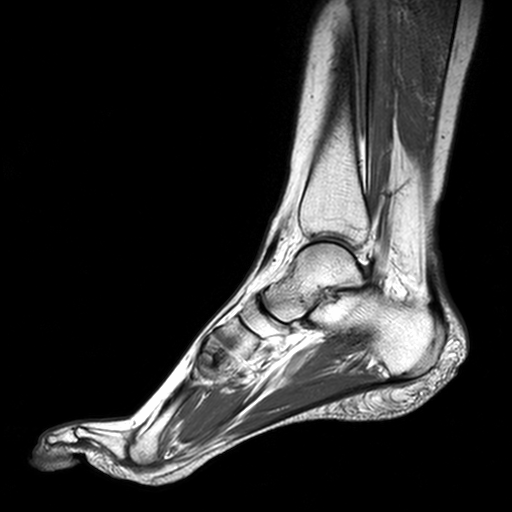
%> input picture GD/foot.png, 512 x 512 px
$ octave Demo_Nesterov.m   (GNU Octave 9; MATLAB toolbox functions it lacks are replaced by stand-ins)
%> lines starting %> are read from the running program, lines starting %| are printed output that depends on the picture
### GD/Nesterov.m
function [x,RelErr,tg] = Nesterov(g,mu,lamda,nit,tol, n)

x = g;
t = 1;
y = x;

[D DT DTD] = DiffOper(sqrt(n));

tg = tic;

for k = 1:nit
    x_old = x;
    x = y - mu*(y-g+ 2*lamda*DTD*y);
    t_old= t;

    t = (k-1)/(k+2);
    y = x + t*(x-x_old);

    RelErr(k) = norm(x-x_old,'fro')/norm(x,'fro');

    if RelErr(k) < tol
        break;
    end

end

tg = toc(tg);

end

function [B Bt BtB] = DiffOper(N)
D = spdiags([-ones(N,1) ones(N,1)], [0 1], N,N+1);
D(:,1) = [];
D(1,1) = 0;
B = [ kron(speye(N),D) ; kron(D,speye(N)) ];
Bt = B';
BtB = Bt*B;
end

### GD/Demo_Nesterov.m
clc;
%clear all;
%close all;

N = 256; n = N^2;
x = double(imread('foot.png'));
%> x: size 512x512 double; min 0, max 254, mean 46.8
x = imresize(x,[N N]);
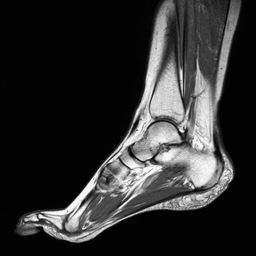
%> x: size 256x256 double; min -2.65, max 262.9, mean 46.8; drawn with min black and max white
sigma = 0.09;  % This is the additive gaussian noise level. Th larger, the noisier the image
y = x(:) + sigma*max(x(:))*randn(n,1);

mu = 0.005;
nit = 1000;
tol = 1e-10;
lamda = 0.5;
[v,Err] = Nesterov(y,mu,lamda,nit,tol, n);
%> after the loop in Nesterov, `for k = 1:nit`: RelErr = 1000 values, max 0.0123 at index 11, min 3.16e-07 at index 1000, mean 0.000359
%> Err has the same summary as RelErr in Nesterov

figure;
colormap gray;
subplot(221); imagesc(x); axis image; title(sprintf('Original')) ;

subplot(222); imagesc(reshape(y,N,N)); axis image; title(sprintf('Noisy(PSNR = %3.3f dB,SSIM = %3.3f)',psnr_fun(y,x),ssim_index(reshape(y,N,N),x)));

subplot(223); imagesc(reshape(v,N,N)); axis image;
title(sprintf('Tikhonov(PSNR = %3.3f dB,SSIM = %3.3f)',psnr_fun(v,x),ssim_index(reshape(v,N,N),x)));
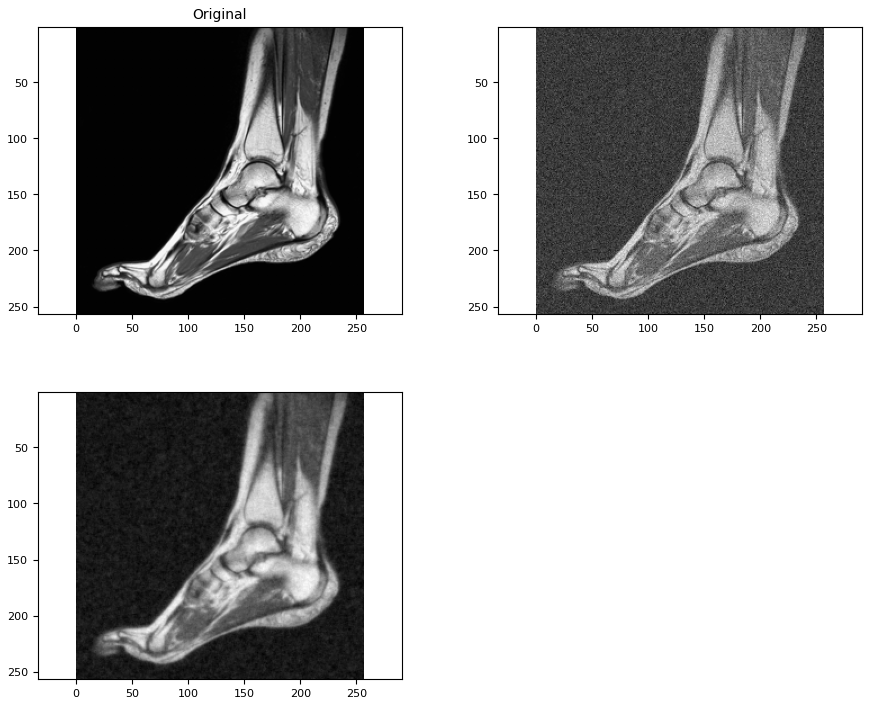
%> figure redrawn from the program's plot data, 3 panels

figure;
semilogy(Err,'Linewidth',2.5,'Color','black');
xlabel('Iterations (k)','FontSize',20,'Interpreter', 'latex');
ylabel('Relative Error','FontSize',20,'Interpreter', 'latex');
axis tight;
grid on;
l = legend('Accelerated Gradient Descent', 'latex');
set(l,'interpreter','latex','FontSize', 25);
set(gca, 'FontSize',20)
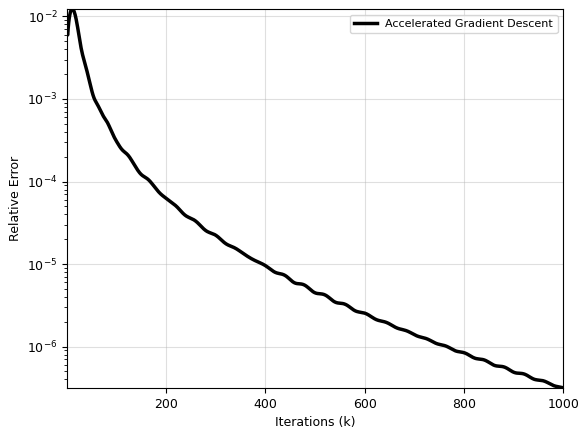
%> figure redrawn from the program's plot data; curve peaks at x = 11, y = 0.0123
